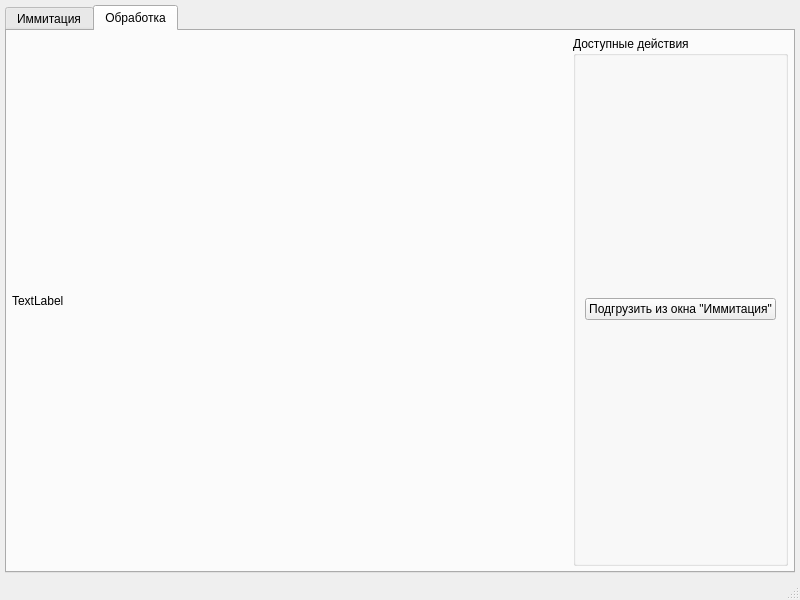
<?xml version="1.0" encoding="UTF-8"?>
<ui version="4.0">
 <class>MainWindow</class>
 <widget class="QMainWindow" name="MainWindow">
  <property name="geometry">
   <rect>
    <x>0</x>
    <y>0</y>
    <width>800</width>
    <height>600</height>
   </rect>
  </property>
  <property name="windowTitle">
   <string>MainWindow</string>
  </property>
  <widget class="QWidget" name="centralwidget">
   <layout class="QHBoxLayout" name="horizontalLayout_3" stretch="0">
    <property name="spacing">
     <number>2</number>
    </property>
    <property name="leftMargin">
     <number>5</number>
    </property>
    <property name="topMargin">
     <number>5</number>
    </property>
    <property name="rightMargin">
     <number>5</number>
    </property>
    <property name="bottomMargin">
     <number>5</number>
    </property>
    <item>
     <widget class="QTabWidget" name="tabWidget">
      <property name="currentIndex">
       <number>1</number>
      </property>
      <widget class="QWidget" name="tab">
       <attribute name="title">
        <string>Иммитация</string>
       </attribute>
       <layout class="QHBoxLayout" name="horizontalLayout" stretch="3,1">
        <property name="spacing">
         <number>2</number>
        </property>
        <property name="leftMargin">
         <number>5</number>
        </property>
        <property name="topMargin">
         <number>5</number>
        </property>
        <property name="rightMargin">
         <number>5</number>
        </property>
        <property name="bottomMargin">
         <number>5</number>
        </property>
        <item>
         <widget class="QLabel" name="label">
          <property name="sizePolicy">
           <sizepolicy hsizetype="Preferred" vsizetype="Preferred">
            <horstretch>0</horstretch>
            <verstretch>0</verstretch>
           </sizepolicy>
          </property>
          <property name="minimumSize">
           <size>
            <width>0</width>
            <height>0</height>
           </size>
          </property>
          <property name="text">
           <string>TextLabel</string>
          </property>
         </widget>
        </item>
        <item>
         <layout class="QVBoxLayout" name="verticalLayout_2">
          <property name="leftMargin">
           <number>5</number>
          </property>
          <property name="topMargin">
           <number>5</number>
          </property>
          <property name="rightMargin">
           <number>5</number>
          </property>
          <property name="bottomMargin">
           <number>5</number>
          </property>
          <item>
           <widget class="QGroupBox" name="box_animate">
            <property name="title">
             <string>Анимация</string>
            </property>
            <layout class="QVBoxLayout" name="verticalLayout">
             <property name="leftMargin">
              <number>5</number>
             </property>
             <property name="topMargin">
              <number>5</number>
             </property>
             <property name="rightMargin">
              <number>5</number>
             </property>
             <property name="bottomMargin">
              <number>5</number>
             </property>
             <item>
              <widget class="QPushButton" name="btn_animate_t1">
               <property name="text">
                <string>Анимировать угол тета1</string>
               </property>
               <property name="checkable">
                <bool>true</bool>
               </property>
               <property name="autoRepeat">
                <bool>false</bool>
               </property>
               <property name="autoRepeatDelay">
                <number>1000000000</number>
               </property>
              </widget>
             </item>
             <item>
              <widget class="QPushButton" name="btn_animate_t2">
               <property name="text">
                <string>Анимировать угол тета2</string>
               </property>
               <property name="checkable">
                <bool>true</bool>
               </property>
               <property name="autoRepeat">
                <bool>false</bool>
               </property>
               <property name="autoRepeatDelay">
                <number>1000000000</number>
               </property>
              </widget>
             </item>
             <item>
              <widget class="QPushButton" name="btn_animate_t3">
               <property name="text">
                <string>Анимировать угол тета3</string>
               </property>
               <property name="checkable">
                <bool>true</bool>
               </property>
               <property name="autoRepeat">
                <bool>false</bool>
               </property>
               <property name="autoRepeatDelay">
                <number>1000000000</number>
               </property>
              </widget>
             </item>
             <item>
              <widget class="QPushButton" name="btn_animate_reset">
               <property name="text">
                <string>Сброс</string>
               </property>
              </widget>
             </item>
             <item>
              <widget class="QGroupBox" name="box_static">
               <property name="title">
                <string>Статика</string>
               </property>
               <layout class="QFormLayout" name="formLayout_2">
                <item row="0" column="0">
                 <widget class="QLabel" name="label_2">
                  <property name="text">
                   <string>Тета1</string>
                  </property>
                 </widget>
                </item>
                <item row="0" column="1">
                 <widget class="QDoubleSpinBox" name="spn_set_t1">
                  <property name="frame">
                   <bool>true</bool>
                  </property>
                  <property name="buttonSymbols">
                   <enum>QAbstractSpinBox::UpDownArrows</enum>
                  </property>
                  <property name="specialValueText">
                   <string/>
                  </property>
                  <property name="prefix">
                   <string/>
                  </property>
                  <property name="decimals">
                   <number>3</number>
                  </property>
                  <property name="minimum">
                   <double>-45.000000000000000</double>
                  </property>
                  <property name="maximum">
                   <double>45.000000000000000</double>
                  </property>
                 </widget>
                </item>
                <item row="1" column="0">
                 <widget class="QLabel" name="label_3">
                  <property name="text">
                   <string>Тета2</string>
                  </property>
                 </widget>
                </item>
                <item row="1" column="1">
                 <widget class="QDoubleSpinBox" name="spn_set_t2">
                  <property name="decimals">
                   <number>3</number>
                  </property>
                  <property name="minimum">
                   <double>-45.000000000000000</double>
                  </property>
                  <property name="maximum">
                   <double>45.000000000000000</double>
                  </property>
                 </widget>
                </item>
                <item row="2" column="0">
                 <widget class="QLabel" name="label_4">
                  <property name="text">
                   <string>Тета3</string>
                  </property>
                 </widget>
                </item>
                <item row="2" column="1">
                 <widget class="QDoubleSpinBox" name="spn_set_t3">
                  <property name="decimals">
                   <number>3</number>
                  </property>
                  <property name="minimum">
                   <double>-45.000000000000000</double>
                  </property>
                  <property name="maximum">
                   <double>45.000000000000000</double>
                  </property>
                 </widget>
                </item>
               </layout>
              </widget>
             </item>
             <item>
              <spacer name="verticalSpacer">
               <property name="orientation">
                <enum>Qt::Vertical</enum>
               </property>
               <property name="sizeHint" stdset="0">
                <size>
                 <width>20</width>
                 <height>40</height>
                </size>
               </property>
              </spacer>
             </item>
            </layout>
           </widget>
          </item>
          <item>
           <widget class="QToolButton" name="btn_save">
            <property name="text">
             <string>...</string>
            </property>
           </widget>
          </item>
         </layout>
        </item>
       </layout>
      </widget>
      <widget class="QWidget" name="tab_2">
       <attribute name="title">
        <string>Обработка</string>
       </attribute>
       <layout class="QHBoxLayout" name="horizontalLayout_2" stretch="3,1">
        <property name="spacing">
         <number>2</number>
        </property>
        <property name="sizeConstraint">
         <enum>QLayout::SetDefaultConstraint</enum>
        </property>
        <property name="leftMargin">
         <number>5</number>
        </property>
        <property name="topMargin">
         <number>5</number>
        </property>
        <property name="rightMargin">
         <number>5</number>
        </property>
        <property name="bottomMargin">
         <number>5</number>
        </property>
        <item>
         <widget class="QLabel" name="lbl_proc">
          <property name="text">
           <string>TextLabel</string>
          </property>
         </widget>
        </item>
        <item>
         <layout class="QVBoxLayout" name="verticalLayout_3">
          <item>
           <widget class="QGroupBox" name="groupBox">
            <property name="title">
             <string>Доступные действия</string>
            </property>
            <layout class="QVBoxLayout" name="verticalLayout_4">
             <item>
              <widget class="QPushButton" name="btn_start_proc">
               <property name="text">
                <string>Подгрузить из окна &quot;Иммитация&quot;</string>
               </property>
              </widget>
             </item>
            </layout>
           </widget>
          </item>
         </layout>
        </item>
       </layout>
      </widget>
     </widget>
    </item>
   </layout>
  </widget>
  <widget class="QMenuBar" name="menubar">
   <property name="geometry">
    <rect>
     <x>0</x>
     <y>0</y>
     <width>800</width>
     <height>26</height>
    </rect>
   </property>
  </widget>
  <widget class="QStatusBar" name="statusbar"/>
 </widget>
 <resources/>
 <connections/>
</ui>
